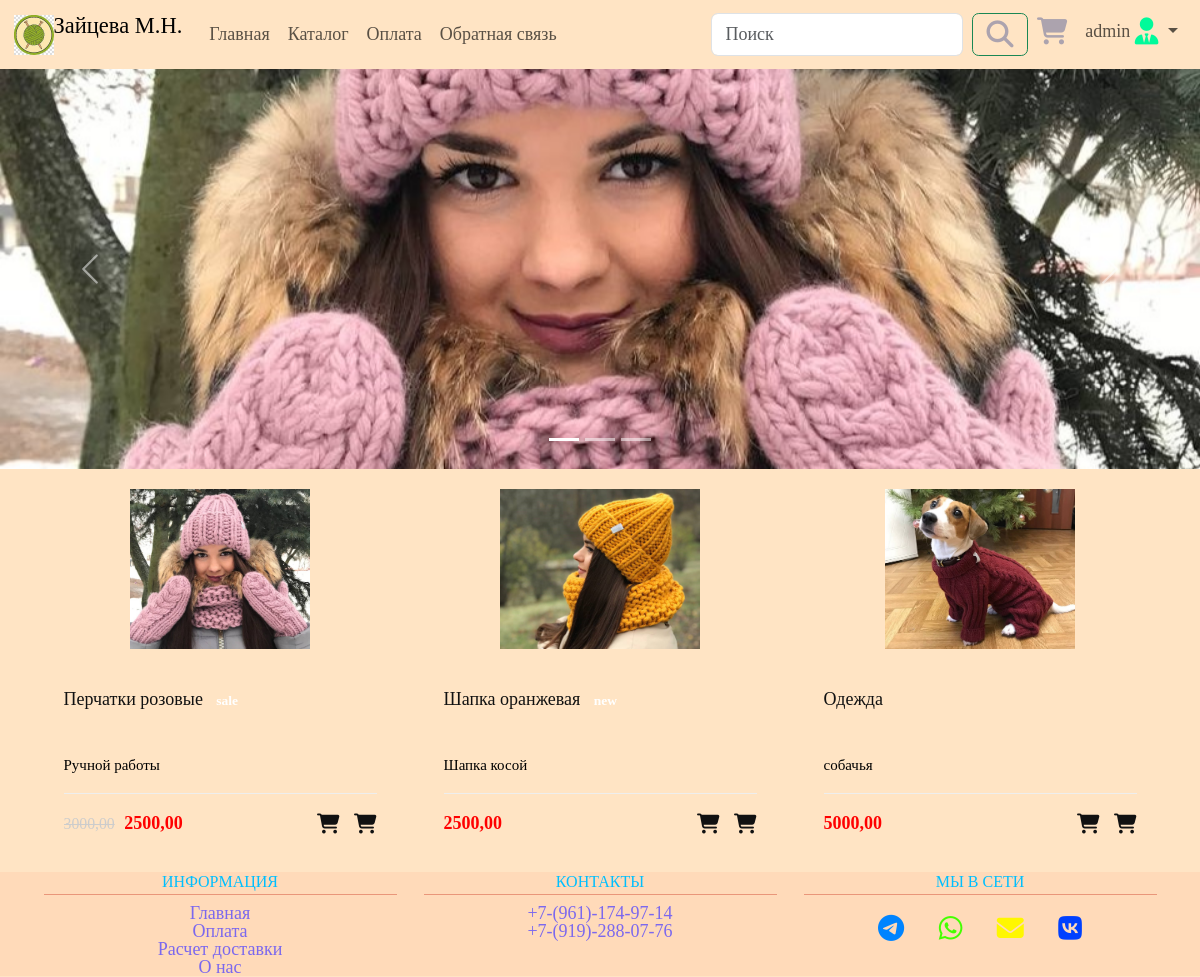
The page / (signed in) on the database its author committed.
### users/models.py (models this page shows)
class User(AbstractUser):
    SEX_CHOICES = (
        ('m', 'Мужской'),
        ('w', 'Женский'),
    )
    birthday = models.DateField()
    sex = models.CharField(max_length=7, choices=SEX_CHOICES, default='m')

### products/models.py (models this page shows, shortened)
class Product(models.Model):
    name = models.CharField(max_length=256, verbose_name='Наименование', unique=True)
    slug = models.SlugField(max_length=255, unique=True, db_index=True, verbose_name='URL')
    description = models.TextField(verbose_name='Описание')
    price = models.DecimalField(max_digits=7, decimal_places=2, verbose_name='Цена')
    sale = models.DecimalField(max_digits=7, decimal_places=2, null=True, blank=True, verbose_name='Цена со скидкой')
    image = models.ImageField(upload_to='product_images', verbose_name='Картинка')
    time_update = models.DateTimeField(auto_now=True, verbose_name='Дата изменения')
    category = models.ForeignKey(to=ProductCategory, on_delete=models.PROTECT, verbose_name='Категория')
    badge = models.ForeignKey(to=ProductBadge, on_delete=models.PROTECT, null=True, blank=True, verbose_name='Плашка')
    is_index = models.BooleanField(default=False, verbose_name='На главном экране')
    def get_absolute_url(self):
        return reverse('products:product', kwargs={'product_slug': self.slug})
    class Meta:
        verbose_name = 'Продукт'
        verbose_name_plural = 'Продукты'
        ordering = ['time_update']

class ProductBadge(models.Model):
    name = models.CharField(max_length=16, unique=True, verbose_name='Текст')
    slug = models.SlugField(max_length=255, unique=True, db_index=True, verbose_name='URL')
    color = models.CharField(max_length=8, verbose_name='Цвет')
    class Meta:
        verbose_name = 'Плашку'
        verbose_name_plural = 'Плашки'

### products/views.py (the view)
# urls.py: path('', Index.as_view(), name='index'),
class Index(DataMixin, ListView):
    model = Product
    template_name = 'products/index.html'
    def get_context_data(self, **kwargs):
        context = super().get_context_data(**kwargs)
        c_def = self.get_context(title='Главная страница')
        return dict(list(context.items()) + list(c_def.items()))
    def get_queryset(self):
        return Product.objects.filter(is_index=True)

### products/utils.py (called while the page is built)
    def get_context(self, **kwargs):
        context = kwargs
        context['menu'] = menu
        return context

### products/templates/products/index.html (shortened to what this page needs)
{% extends 'products/base.html' %} {% load static %} {% block css %}
<link rel="stylesheet" href="{% static 'css/base.css' %}"/>
<link rel="stylesheet" href="{% static 'css/index.css' %}"/>
<link rel="stylesheet" href="{% static 'css/product_cart.css' %}"/>
{% endblock %} {% block content %}
<div class="container-fluid my-carousel">
  <div
    id="carouselExampleIndicators"
    class="carousel slide carousel-fade"
    data-bs-ride="carousel"
    data-bs-interval="3000"
  >
    <div class="carousel-indicators">
      <button
        type="button"
        data-bs-target="#carouselExampleIndicators"
        data-bs-slide-to="0"
        class="active"
        aria-current="true"
        aria-label="Slide 1"
      ></button>
      <button
        type="button"
        data-bs-target="#carouselExampleIndicators"
        data-bs-slide-to="1"
        aria-label="Slide 2"
      ></button>
      <button
        type="button"
        data-bs-target="#carouselExampleIndicators"
        data-bs-slide-to="2"
        aria-label="Slide 3"
      ></button>
    </div>
    <div class="carousel-inner">
      <div class="carousel-item active">
        <img
          src="{% static 'img/carousel/1.jpg' %}"
          class="d-block w-100"
          alt="..."
        />
      </div>
    </div>
    <button
      class="carousel-control-prev"
      type="button"
      data-bs-target="#carouselExampleIndicators"
      data-bs-slide="prev"
    >
      <span class="carousel-control-prev-icon" aria-hidden="true"></span>
    </button>
    <button
      class="carousel-control-next"
      type="button"
      data-bs-target="#carouselExampleIndicators"
      data-bs-slide="next"
    >
      <span class="carousel-control-next-icon" aria-hidden="true"></span>
    </button>
  </div>
</div>
<section class="main-content">
  <div class="container">
    <div class="row">
      {% for product in object_list %}
      <div class="col-lg-4 col-sm-6 mb-3">
        <div class="product-cart">
          <div class="product-thumb">
            <a href="#"><img src="{{ product.image.url }}" alt="" /></a>
          </div>
          <div class="product-details">
            <h4>
              <a href="{{ product.get_absolute_url }}"
                >{{ product.name }} {% if product.badge.name %}
                <span class="badge" color="{{ product.badge.color }}"
                  >{{ product.badge.name }}</span
                >
                {% endif %}</a
              >
            </h4>
            <p>{{ product.description }}</p>
            <div class="product-bottom-details d-flex justify-content-between">
              <div class="product-price">
                {% if product.sale %}
                <small>{{ product.price }}</small> {{ product.sale}} {% else %}
                {{ product.price }} {% endif %}
              </div>
              <div class="product-links">
                <a href="#"><i class="fa-solid fa-cart-shopping"></i></a>
                <a href="#"><i class="fa-solid fa-cart-shopping"></i></a>
              </div>
            </div>
          </div>
        </div>
      </div>
      {% endfor %}
    </div>
  </div>
</section>
{% endblock %}

### products/templates/products/base.html (shortened to what this page needs)
{% load static %}
{% load products_tags %}
<!DOCTYPE html>
<html lang="en">
<head>
    <link
            href="https://cdn.jsdelivr.net/npm/bootstrap@5.3.0-alpha3/dist/css/bootstrap.min.css"
            rel="stylesheet"
    />
    {% block css %} {% endblock%}
</head>
<body>
<nav class="navbar navbar-expand-lg">
    <div class="container-fluid">
        <a class="navbar-brand" href="{% url 'index' %}">
            <img
                    src="{% static 'img/logo.png' %}"
                    alt="logo"
                    width="40"
                    height="40"
            />Зайцева М.Н.
        </a>
        <div class="collapse navbar-collapse" id="navbarSupportedContent">
            <ul class="navbar-nav me-auto mb-2 mb-lg-0 top-menu">
                {% for m in menu %}
                <li class="nav-item">
                    <a class="nav-link" href="{% url m.url_name %}">{{ m.title }}</a>
                </li>
                {% endfor %}
            </ul>
            <ul class="navbar-nav ms-auto mb-2 mb-lg-0">
                <form class="d-flex" role="search">
                    <input
                            class="form-control me-2"
                            type="search"
                            placeholder="Поиск"
                            aria-label="Search"
                    />
                    <button class="btn btn-outline-success" type="submit">
                        <i
                                class="fa-solid fa-magnifying-glass fa-xl"
                                style="color: #aca3ae"
                        ></i>
                    </button>
                </form>
                <li class="nav-item">
                    <a
                            class="nav-link"
                            href="#"
                            data-bs-toggle="modal"
                            data-bs-target="#modal-cart"
                    >
                        <i
                                class="fa-solid fa-cart-shopping fa-xl"
                                style="color: #aca3ae"
                        ></i>
                    </a>
                </li>
                {% if user.is_authenticated %}
                <li class="nav-item dropdown">
                    <a
                            class="nav-link dropdown-toggle" id="navbarDropdown" role="button"
                            data-bs-toggle="dropdown" aria-expanded="false" href="#"
                    >{{ user.username }}
                        <i
                                class="fa-solid fa-user-tie fa-xl"
                                style="color: #00FA9A"
                        ></i>
                    </a>
                </li>
                {% endif %}
            </ul>
        </div>
    </div>
</nav>
{% block content %}{% endblock%}
<footer>
    <section class="footer ">
        <div class="container">
            <div class="row text-center">
                <div class="col">
                    <h4>Информация</h4>
                    <div class="list-unstyled">
                        <li><a href="#">Главная</a></li>
                        <li><a href="#">Оплата</a></li>
                        <li><a href="#">Расчет доставки</a></li>
                        <li><a href="#">О нас</a></li>
                    </div>
                </div>
                <div class="col">
                    <h4>Контакты</h4>
                    <div class="list-unstyled">
                        <li><a href="tel:+79611749714">+7-(961)-174-97-14</a></li>
                        <li><a href="tel:+79192880776">+7-(919)-288-07-76</a></li>
                    </div>
                </div>
                <div class="col">
                    <h4>Мы в сети</h4>
                    <div class="footer-icons">
                        <a href="#"
                        ><i
                                class="fa-brands fa-telegram fa-xl"
                                style="color: #0084ff"
                        ></i
                        ></a>
                        <a href="#"
                        ><i
                                class="fa-brands fa-whatsapp fa-xl"
                                style="color: #44ff00"
                        ></i
                        ></a>
                        <a href="#"
                        ><i
                                class="fa-solid fa-envelope fa-xl"
                                style="color: #fff700"
                        ></i
                        ></a>
                        <a href="#"
                        ><i class="fa-brands fa-vk fa-xl" style="color: #0040ff"></i
                        ></a>
                    </div>
                </div>
            </div>
        </div>
    </section>
</footer>
</body>
</html>

### static/css/base.css (style rules this page uses)
* { padding: 0; margin: 0; border: 0; }
*, *:before, *:after { -moz-box-sizing: border-box; -webkit-box-sizing: border-box; box-sizing: border-box; }
nav, footer, header, aside { display: block; }
html, body { height: 100%; //width: 100%; font-size: 100%; line-height: 1; -ms-text-size-adjust: 100%; -moz-text-size-adjust: 100%; -webkit-text-size-adjust: 100%; }
input, button, textarea { font-family: inherit; }
button { cursor: pointer; }
a, a:visited { text-decoration: none; }
ul li { list-style: none; }
img { vertical-align: top; }
h1, h2, h3, h4, h5, h6 { font-size: inherit; font-weight: inherit; }
body { font-family: Rubik; font-style: 14px; color: #616161; }
html { font-size: 18px; }
body { font-size: 18px; font-weight: 400; color: #000; background-color: #FFE4C4; min-width: 320px; }
img { height: auto; }
a { color: #111; }
.top-menu li a::after { content: ''; display: block; width: 100%; background-color: #7B68EE; height: 1px; transition: all .3s; transform: scale(0); }
.footer { background-color: #FFDAB9; }
.footer h4 { color: #00BFFF; text-transform: uppercase; font-size: 16px; border-bottom: 1px solid #E9967A; padding-bottom: 3px; }
.footer a { text-decoration: none; transition: all .3s; }
.footer a, .footer li { color: #7B68EE; }
.footer-icons a { display: inline-block; margin: 15px ; }

### static/css/index.css (style rules this page uses)
.my-carousel { padding: 0; }
.my-carousel .carousel-item { display: flex; max-height: 400px; }
.my-carousel .carousel-item img { object-fit: cover; }

### static/css/product_cart.css (style rules this page uses)
.product-thumb a { display: flex; align-items: center; justify-content: center; height: 200px; padding: 20px; }
.product-thumb img { max-height: 100%; max-width: 100%; }
.product-details { padding: 20px; }
.product-details h4 a { font-weight: 500; display: block; height: 60px; overflow: hidden; text-decoration: none; }
.product-details p { font-size: 15px; margin-bottom: 20px; color: 999; }
.product-bottom-details { overflow: hidden; border-top: 1px solid #eee; padding-top: 20px; }
.product-price { font-size: 18px; color: #ff0000; font-weight: 600; }
.product-price small { color: #ccc; font-weight: 400; text-decoration: line-through; margin-right: 5px; }
.product-links a { font-size: 20px; margin-left: 10px; }

### rows shown on the page
User: username "admin"
Product: image (picture), name "Перчатки розовые", badge.name "sale", description "Ручной работы", price "3000,00", sale "2500,00"
Product: image (picture), name "Шапка оранжевая", badge.name "new", description "Шапка косой", price "2500,00"
Product: image (picture), name "Одежда", description "собачья", price "5000,00"

### other values the page prints
{{ m.title }} "Главная" "Каталог" "Оплата" "Обратная связь"
